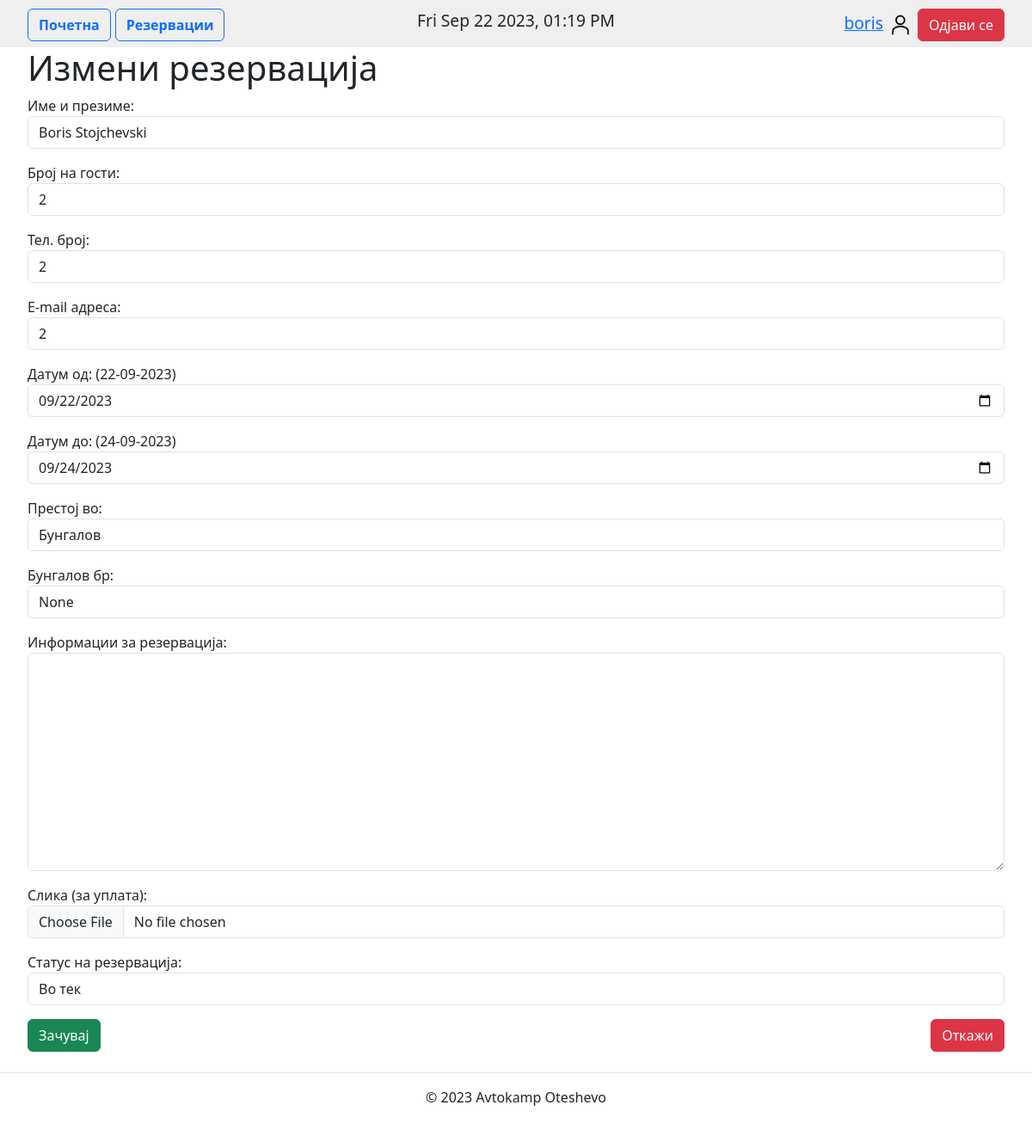
Screenshot of /12/edit/ (signed in) with the database file from the repository.
### reservationsApp/models.py (models this page shows)
class Reservation(models.Model):
    class Types(models.TextChoices):
        Bungalov = "Bungalov", "Бунгалов"
        Prikolka = "Prikolka", "Приколка"
        Shator = "Shator", "Шатор"
    class Statuses(models.TextChoices):
        Avansirana = "Avansirana", "Авансирана"
        Zavrshena = "Zavrshena", "Завршена"
        Nova = "Nova", "Нова"
        Prioritetna = "Prioritetna", "Приоритетна"
        VoTek = "Vo tek", "Во тек"
    guestName = models.CharField(max_length=100)
    guestEmail = models.CharField(max_length=100, blank=True, null=True)
    numGuests = models.CharField(max_length=20,blank=True, null=True)
    guestPhone = models.CharField(max_length=20, null=True, blank=True)
    dateFrom = models.DateField(blank=True, null=True)
    dateTo = models.DateField(blank=True, null=True)
    type = models.CharField(max_length=12, choices=Types.choices, default=Types.Bungalov)
    bNumber = models.CharField(max_length=20,blank=True, null=True)
    resDetails = models.TextField(blank=True, null=True)
    image = models.ImageField(upload_to='images/', blank=True, null=True)
    dateOfReservation = models.DateTimeField(auto_now_add=True)
    status = models.CharField(max_length=20, choices=Statuses.choices, default=Statuses.Nova)
    madeBy = models.ForeignKey(User, on_delete=models.CASCADE, null=True, blank=True)

### reservationsApp/views.py (the view)
# urls.py: path("<int:reservation_id>/edit/", views.edit, name="edit"),
@login_required
def edit(request, reservation_id):
    reservation = get_object_or_404(Reservation, pk=reservation_id)
    if request.method == 'POST':
        form = ReservationForm(request.POST, request.FILES)
        if form.is_valid():
            resForm = form.save(commit=False)
            resForm.madeBy = request.user
            if resForm.image == None:
                resForm.image = reservation.image
            reservation.delete()
            form.save()
            return redirect('list')
    else:
        form = ReservationForm()
    context = {"form": form, "reservation": reservation, "reservation_id": reservation_id}
    return render(request, 'edit.html', context)

### reservationsApp/forms.py
class ReservationForm(forms.ModelForm):
    def __init__(self, *args, **kwargs):
        super(ReservationForm, self).__init__(*args, **kwargs)
        for field in self.visible_fields():
            field.field.widget.attrs["class"] = "form-control"
    class Meta:
        model = Reservation
        fields = '__all__'

### reservationsApp/templates/edit.html (shortened to what this page needs)
{% extends 'base.html' %}
{% block content %}
    <h1>Измени резервација</h1>
    <form id="form1" action="{% url 'edit' reservation_id %}" method="POST" enctype="multipart/form-data">
        <p>
            <label for="id_guestName">Име и презиме:</label>
            <input value="{{ reservation.guestName }}" type="text" name="guestName" maxlength="100" class="form-control"
                   required id="id_guestName">
        </p>
        <p>
            <label for="id_numGuests">Број на гости:</label>
            <input value="{{ reservation.numGuests }}" type="text" name="numGuests" class="form-control"
                   id="id_numGuests">
        </p>
        <p>
            <label for="id_guestPhone">Тел. број:</label>
            <input value="{{ reservation.guestPhone }}" type="text" name="guestPhone" maxlength="20"
                   class="form-control" id="id_guestPhone">
        </p>
        <p>
            <label for="id_guestEmail">E-mail адреса:</label>
            <input value="{{ reservation.guestEmail }}" type="text" name="guestEmail" maxlength="100"
                   class="form-control" id="id_guestEmail">
        </p>
        <p>
            <label for="id_dateFrom">Датум од: ({{ reservation.dateFrom|date:"d-m-Y" }})</label>
            <input value="{{ reservation.dateFrom|date:"Y-m-d" }}" type="date" onfocus="this.showPicker()"
                   name="dateFrom" class="form-control" id="id_dateFrom" required>
        </p>
        <p>
            <label for="id_dateTo">Датум до: ({{ reservation.dateTo|date:"d-m-Y" }})</label>
            <input value="{{ reservation.dateTo|date:"Y-m-d" }}" type="date" onfocus="this.showPicker()" name="dateTo"
                   class="form-control" id="id_dateTo" required>
        </p>
        <p>
            <label for="id_type">Престој во:</label>
            <select onchange="changeFc()" name="type" class="form-control" id="id_type" required>
                <option value="Bungalov" selected="">Бунгалов</option>
            </select>
        </p>
        <p id="numField">
            <label for="id_bNumber">Бунгалов бр:</label>
            <input value="{{ reservation.bNumber }}" type="text" name="bNumber" class="form-control" id="id_bNumber">
        </p>
        <p>
            <label for="id_resDetails">Информации за резервација:</label>
            <textarea name="resDetails" cols="40" rows="10" class="form-control"
                      id="id_resDetails">{{ reservation.resDetails }}</textarea>
        </p>
        <p>
            <label for="id_image">Слика (за уплата):</label>
            <input type="file" name="image" accept="image/*" class="form-control" id="id_image">
        </p>
        <p>
            <label for="id_status">Статус на резервација:</label>
            <select name="status" class="form-control" id="id_status">
                <option value="Vo tek">Во тек</option>
            </select>
        </p>
        <button class="btn btn-success">Зачувај</button>
        <a class="btn btn-danger float-end" style="display: inline-block" href="{% url 'list' %}">Откажи</a>
    </form>
{% endblock %}

### reservationsApp/templates/navbar.html (shortened to what this page needs)
<div class="navbar-c">
    <div class="container-custom">
        <div class="row">
            <div class="col">
                <a class="btn btn-outline-primary" id="indexLink" href="{% url 'index' %}">Почетна</a>
                {% if user.is_authenticated %}
                    <a class="btn btn-outline-primary" id="indexLink" href="{% url 'list' %}">Резервации</a>
                {% endif %}
            </div>
            <div class="col text-center">
                <p id="time">:</p>
            </div>
            <div class="col text-end">
                {% if user.is_authenticated %}
                    <div class="text-end">
                        <span><a href="{% url 'users' %}">{{ request.user }}</a></span>
                        <img width="30px" src="/data/static/user.png">
                        <a href="{% url 'logoutView' %}" class="btn btn-danger"> Одјави се</a>
                    </div>
                {% else %}
                    <div class="text-end">
                        <img width="30px" src="/data/static/user.png">
                        <a href="{% url 'login' %}" class="btn btn-primary"> Најави се</a>
                    </div>
                {% endif %}
            </div>
        </div>
    </div>
</div>

### reservationsApp/templates/navbar.html (style rules this page uses)
#indexLink { text-decoration: none; font-weight: bold; margin-bottom: 5px; }
.navbar-c { font-size: 1.2rem; padding-top: 10px; background: #efefef; }

### reservationsApp/templates/base.html (style rules this page uses)
.container-custom { width: 100%; padding-left: 2rem; padding-right: 2rem; margin-left: auto; margin-right: auto; }

### rows the page displays
Reservation: guestName "Boris Stojchevski", numGuests "2", guestPhone "2", guestEmail "2", dateFrom "22-09-2023", dateFrom "09/22/2023", dateTo "24-09-2023", dateTo "09/24/2023", bNumber "None"

### other values shown
{{ request.user }} "boris"
